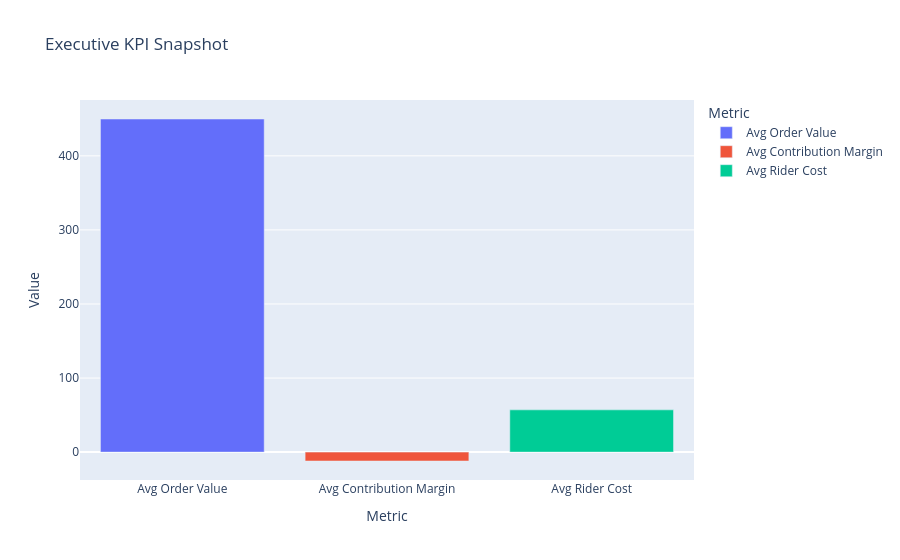

The notebook cell saved with this chart:
### Code cell
kpi_data = {
    "Metric": [
        "Avg Order Value",
        "Avg Contribution Margin",
        "Avg Rider Cost"
    ],

    "Value": [
        round(df["order_value"].mean(),2),
        round(df["contribution_margin"].mean(),2),
        round(df["rider_cost"].mean(),2)
    ]
}

kpi_df = pd.DataFrame(kpi_data)

fig = px.bar(
    kpi_df,
    x="Metric",
    y="Value",
    color="Metric",
    title="Executive KPI Snapshot"
)

fig.show()

### Figure 1 — Plotly figure (JSON) as saved in the notebook; plotly's stock layout.template omitted (floating-point values rounded to 4 significant figures)
{"data": [{"hovertemplate": "Metric=%{x}<br>Value=%{y}<extra></extra>", "legendgroup": "Avg Order Value", "marker": {"color": "#636efa", "pattern": {"shape": ""}}, "name": "Avg Order Value", "orientation": "v", "showlegend": true, "textposition": "auto", "type": "bar", "x": ["Avg Order Value"], "xaxis": "x", "y": [449.8], "yaxis": "y"}, {"hovertemplate": "Metric=%{x}<br>Value=%{y}<extra></extra>", "legendgroup": "Avg Contribution Margin", "marker": {"color": "#EF553B", "pattern": {"shape": ""}}, "name": "Avg Contribution Margin", "orientation": "v", "showlegend": true, "textposition": "auto", "type": "bar", "x": ["Avg Contribution Margin"], "xaxis": "x", "y": [-12.0], "yaxis": "y"}, {"hovertemplate": "Metric=%{x}<br>Value=%{y}<extra></extra>", "legendgroup": "Avg Rider Cost", "marker": {"color": "#00cc96", "pattern": {"shape": ""}}, "name": "Avg Rider Cost", "orientation": "v", "showlegend": true, "textposition": "auto", "type": "bar", "x": ["Avg Rider Cost"], "xaxis": "x", "y": [57.05], "yaxis": "y"}], "layout": {"barmode": "relative", "legend": {"title": {"text": "Metric"}, "tracegroupgap": 0}, "title": {"text": "Executive KPI Snapshot"}, "xaxis": {"anchor": "y", "categoryarray": ["Avg Order Value", "Avg Contribution Margin", "Avg Rider Cost"], "categoryorder": "array", "domain": [0, 1], "title": {"text": "Metric"}}, "yaxis": {"anchor": "x", "domain": [0, 1], "title": {"text": "Value"}}}}
